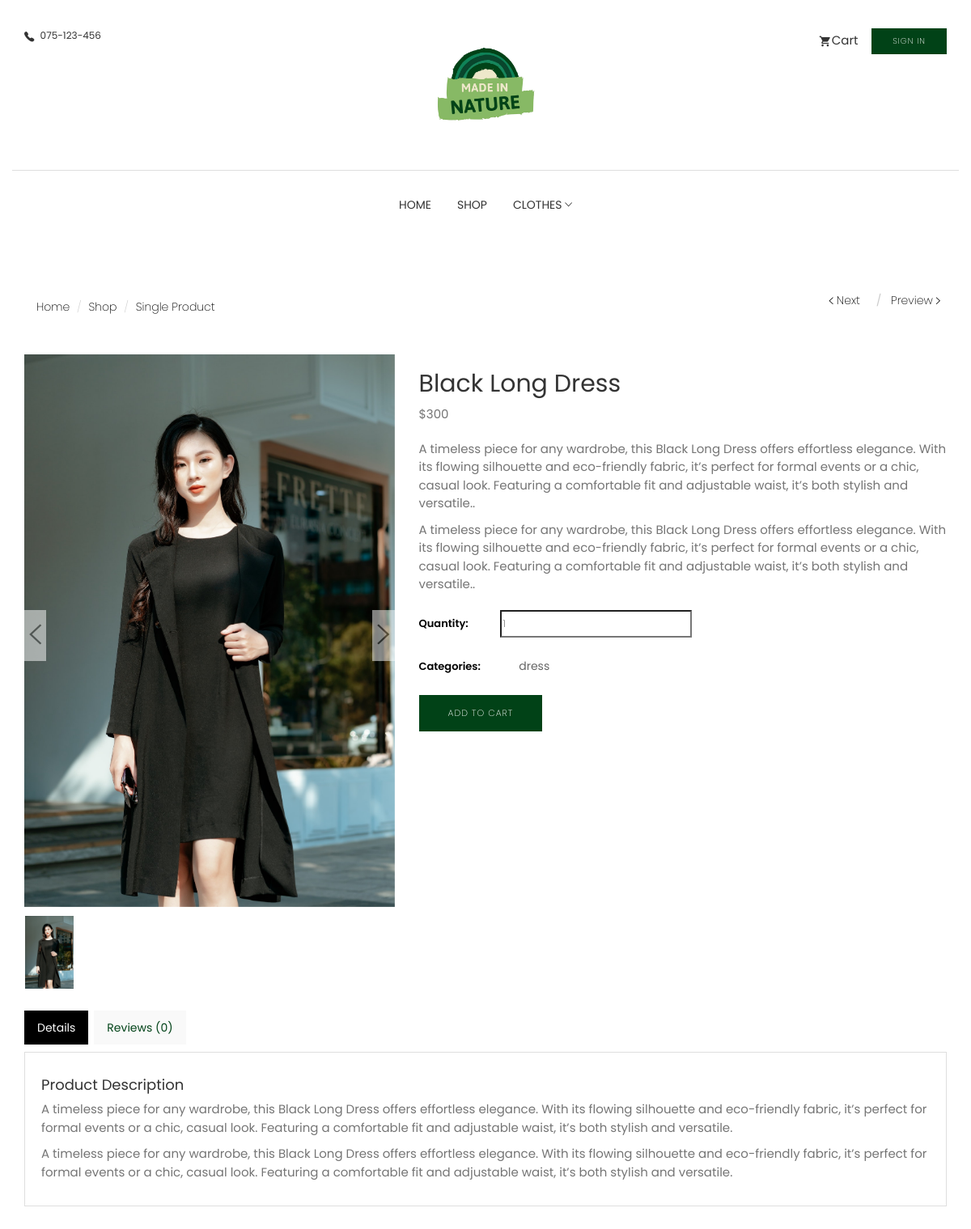
The app's page /item/black-long-dress/ with its own data.
### store/models.py (models this page shows, shortened)
class Product(models.Model):
    category = models.ForeignKey(Category, related_name='product', on_delete=models.CASCADE)
    created_by = models.ForeignKey(settings.AUTH_USER_MODEL, on_delete=models.CASCADE, related_name='product_creator')
    title = models.CharField(max_length=255)
    author = models.CharField(max_length=255, default='admin')
    description = models.TextField(blank=True)
    image = models.ImageField(upload_to='images/', default='images/defaults.jpg')
    slug = models.SlugField(max_length=255)
    price = models.DecimalField(max_digits=4, decimal_places=2)
    in_stock = models.BooleanField(default=True)
    is_active = models.BooleanField(default=True)
    created = models.DateTimeField(auto_now_add=True)
    updated = models.DateTimeField(auto_now=True)
    objects = models.Manager()
    products = ProductManager()
    class Meta:
        verbose_name_plural = 'Products'
        ordering = ('-created',)

class Category(models.Model):
    name = models.CharField(max_length=255, db_index=True)
    slug = models.CharField(max_length=255, unique=True)
    class Meta:
        verbose_name_plural = 'categories'
    def get_absolute_url(self):
        return reverse('store:category_list', args=[self.slug])
    def __str__(self):
        return self.name

### store/views.py (the view)
# urls.py: path('item/<slug:slug>/', views.product_detail, name='product_detail'),
def product_detail(request, slug):
    product = get_object_or_404(Product, slug=slug, in_stock=True)
    if request.method == "POST":
        comment_form = CommentForm(request.POST)
        if comment_form.is_valid:
            new_comment = comment_form.save(commit=False)
            new_comment.post = product
            new_comment.author = request.user
            comment_form.save()
            return HttpResponseRedirect(request.path_info)
    else:
        comment_form = CommentForm()
    return render(request, 'store/products/detail.html', {'product': product, 'form': comment_form})

### store/forms.py
class CommentForm(forms.ModelForm):
    text = forms.CharField(label="Enter Comment", widget=forms.TextInput(
        attrs={'class': 'form-control', 'placeholder': 'text', 'id': 'form-comment'}))
    class Meta:
        model = Comment
        fields = ['text']

### basket/basket.py (called while the page is built)
    def __len__(self):
        return sum(item['qty'] for item in self.basket.values())

    def get_total_price(self):
        subtotal = sum(Decimal(item['price']) * item['qty'] for item in self.basket.values())
        if subtotal == 0:
            shipping = Decimal(0.00)
        else:
            shipping = Decimal(11.50)
        total = subtotal + Decimal(shipping)
        return total

### basket/context_processors.py (called while the page is built)
def basket(request):
    basket = Basket(request)
    total_price = basket.get_total_price()
    return {'basket': basket, 'basket_total_price': total_price}

### store/context_processors.py (called while the page is built)
def categories(request):
    return {
        'categories': Category.objects.all()
    }

### templates/store/products/detail.html (shortened to what this page needs)
{% extends "../base.html" %}
{% load static %}
{% block content %}
<section class="single-product">
    <div class="container">
        <div class="row">
            <div class="col-md-6">
                <ol class="breadcrumb">
                    <li><a href="index.html">Home</a></li>
                    <li><a href="shop.html">Shop</a></li>
                    <li class="active">Single Product</li>
                </ol>
            </div>
            <div class="col-md-6">
                <ol class="product-pagination text-right">
                    <li><a href=""><i class="tf-ion-ios-arrow-left"></i> Next </a></li>
                    <li><a href="">Preview <i class="tf-ion-ios-arrow-right"></i></a></li>
                </ol>
            </div>
        </div>
        <div class="row mt-20">
            <div class="col-md-5">
                <div class="single-product-slider">
                    <div id='carousel-custom' class='carousel slide' data-ride='carousel'>
                        <div class='carousel-outer'>
                            <div class='carousel-inner '>
                                <div class='item active'>
                                    <img src='{{ product.image.url }}' alt=''
                                        data-zoom-image="{{ product.image.url }}" />
                                </div>
                            </div>
                            <a class='left carousel-control' href='#carousel-custom' data-slide='prev'>
                                <i class="tf-ion-ios-arrow-left"></i>
                            </a>
                            <a class='right carousel-control' href='#carousel-custom' data-slide='next'>
                                <i class="tf-ion-ios-arrow-right"></i>
                            </a>
                        </div>
                        <ol class='carousel-indicators mCustomScrollbar meartlab'>
                            <li data-target='#carousel-custom' data-slide-to='0' class='active'>
                                <img src='{{ product.image.url }}' alt='' />
                            </li>
                        </ol>
                    </div>
                </div>
            </div>
            <div class="col-md-7">
                <div class="single-product-details">
                    <h2>{{ product.title }}</h2>
                    <p class="product-price">$300</p>
                    <p class="product-description mt-20">
                        {{ product.description }}.
                    </p>
                    <p>{{ product.description }}.</p>
                    <div class="product-quantity">
                        <span>Quantity:</span>
                        <div class="product-quantity-slider">
                            <input id="select" type="text" value="1" name="product-quantity">
                        </div>
                    </div>
                    <div class="product-category">
                        <span>Categories:</span>
                        <ul>
                            <li><a href="product-single.html">{{ product.category }}</a></li>
                        </ul>
                    </div>
                    <button id="add-button" value="{{ product.id }}" class="btn btn-main mt-20" type="button">Add to
                        cart</button>
                </div>
            </div>
        </div>
        <div class="row">
            <div class="col-xs-12">
                <div class="tabCommon mt-20">
                    <ul class="nav nav-tabs">
                        <li class="active"><a data-toggle="tab" href="#details" aria-expanded="true">Details</a></li>
                        <li class=""><a data-toggle="tab" href="#reviews" aria-expanded="false">Reviews ({{ product.comments.count }})</a></li>
                    </ul>
                    <div class="tab-content patternbg">
                        <div id="details" class="tab-pane fade active in">
                            <h4>Product Description</h4>
                            <p>{{ product.description }}</p>
                            <p>{{ product.description }}</p>
                        </div>
                    </div>
                </div>
            </div>
        </div>
    </div>
</section>
{% endblock %}

### static/css/style.css (style rules this page uses)
body { line-height: 1.5; font-family: "Poppins", sans-serif; -webkit-font-smoothing: antialiased; }
p { font-family: "Poppins", sans-serif; color: #757575; font-size: 15px; }
h1, h2, h3, h4, h5, h6 { font-family: "Poppins", sans-serif; }
h1, h2, h3, h4, h5, h6 { font-weight: 400; }
ol, ul { margin: 0; padding: 0; list-style: none; }
a, a:focus, a:hover { text-decoration: none; outline: 0; color: #004217fe; }
input[type="email"], input[type="password"], input[type="text"], input[type="tel"] { border-radius: 0; box-shadow: none; height: 45px; outline: none; font-weight: 200; font-size: 12px; }
.btn-main, .btn-solid-border, .btn-transparent, .btn-small { background: #004217fe; color: #fff; display: inline-block; font-size: 11px; letter-spacing: 1px; padding: 14px 35px; text-transform: uppercase; font-weight: 200; border-radius: 0; }
.mt-20 { margin-top: 20px; }
.tabCommon .nav-tabs { border-bottom: 0; margin-bottom: 10px; }
.tabCommon .nav-tabs li { margin-right: 5px; }
.tabCommon .nav-tabs li.active a { background-color: #000; border: 1px solid #000; color: #ffffff; }
.tabCommon .nav-tabs a { border-radius: 0; background: #f9f9f9; }
.tabCommon .tab-content { padding: 20px; border: 1px solid #dedede; }
.product-category ul { padding-left: 15px; }
.product-category ul li { margin-bottom: 4px; }
.product-category ul li a { color: #666; }
.single-product { padding: 60px 0 40px; }
.single-product .breadcrumb { background: transparent; }
.single-product .breadcrumb li { color: #000; font-weight: 200; }
.single-product .breadcrumb li a { color: #000; font-weight: 200; }
.single-product .product-pagination li { display: inline-block; margin: 0 8px; }
.single-product .product-pagination li + li:before { padding: 0 8px 0 0; color: #ccc; content: "/\00a0"; }
.single-product .product-pagination li a { color: #000; font-weight: 200; }
.single-product .product-pagination li a i { vertical-align: middle; }
.single-product-slider .carousel .carousel-control { bottom: auto; background: #fff; width: 6%; padding: 10px 0; }
.single-product-slider .carousel .carousel-control i { font-size: 40px; text-shadow: none; color: #555; }
.single-product-slider .carousel .carousel-indicators li img { height: auto; width: 60px; }
.single-product-slider .carousel .carousel-control.right, .single-product-slider .carousel .carousel-control.left { background-image: none; top: 40%; }
.single-product-slider .carousel-indicators { margin: 10px 0 0; overflow: auto; position: static; text-align: left; white-space: nowrap; width: 100%; overflow: hidden; }
.single-product-slider .carousel-indicators li { background-color: transparent; border-radius: 0; display: inline-block; height: auto; margin: 0 !important; width: auto; }
.single-product-slider .carousel-indicators li.active img { opacity: 1; }
.single-product-slider .carousel-indicators li img { display: block; opacity: 0.5; }
.single-product-details .product-category { margin-top: 20px; }
.single-product-details .product-category > span { width: 100px; color: #000; font-size: 13px; font-weight: 600; display: inline-block; }
.single-product-details .product-category ul { width: 140px; display: inline-block; }
.single-product-details .product-category ul li { display: inline-block; margin: 5px; }
.single-product-details .product-quantity { margin-top: 20px; display: flex; align-items: center; }
.single-product-details .product-quantity > span { width: 100px; color: #000; font-size: 13px; font-weight: 600; display: inline-block; }
.product-quantity-slider { width: 140px; }
.product-quantity-slider input { height: 34px; }
.single-product-details .product-quantity .product-quantity-slider { width: 140px; display: inline-block; }
.single-product-details .product-quantity .product-quantity-slider input { height: 34px; }

### records on screen
Product: image (picture), title "Black Long Dress", description "A timeless piece for any wardrobe, this Black Long Dress offers effortless elegance. With its flowing silhouette and eco-friendly fabric, it’s perfect for formal events or a chic, casual look. Featuring a comfortable fit and adjustable waist, it’s both stylish and versatile.", category "dress", comments.count "0"
